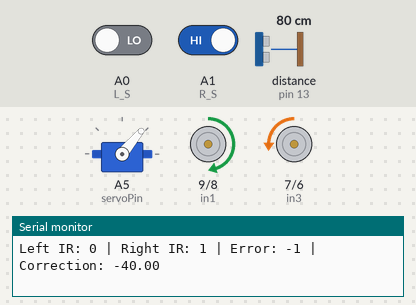
Recording of a sketch running on a simulated Arduino Uno, built with avr-gcc and run on an emulated ATmega328P. Parts: servo, motor-driver pin pairs drawn as motors (green arrow = first pin HIGH = forward, orange = second pin HIGH = backward, longer = more drive, scaled by the enable pin), the last lines printed to the serial monitor. Wiring (inferred from the names in the program): ultrasonic range finder: trigger pin 12; echo pin 13. The test bench sets the inputs (shaded band); at power-on: A0 (L_S) LOW, A1 (R_S) HIGH, distance to the obstacle (sensor on pin 13) 80 cm. The echo pulse lasts 58.3 µs per cm.

Above: at 1.5 s.
1.6 s: A0 (L_S) driven HIGH
At 2.4 s:
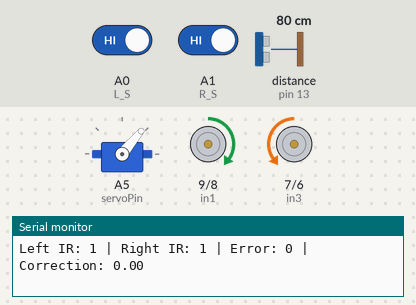
3.2 s: A1 (R_S) driven LOW
At 3.8 s:
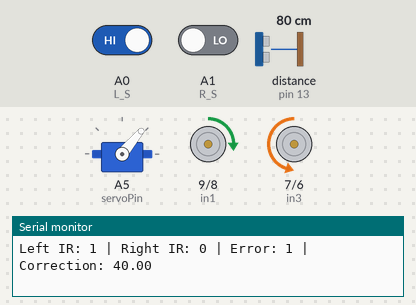
4.7 s: A0 (L_S) driven LOW
At 5.6 s:
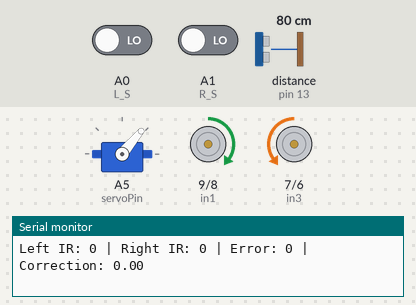
7.7 s: distance to the obstacle (sensor on pin 13) set to 24 cm
10.7 s: distance to the obstacle (sensor on pin 13) set to 19 cm
At 10.88 s:
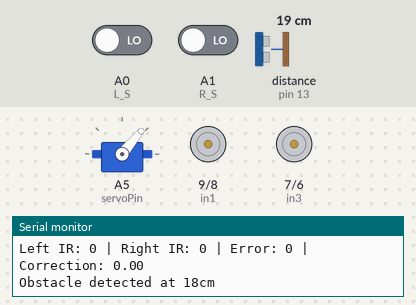
13.7 s: A1 (R_S) driven HIGH
Timing chart, 0 to 16.5 s (numbered marks = the images above; inputs shaded):
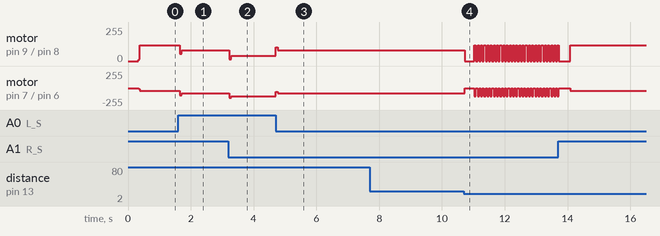

Measured:
- the behaviour switches between 22 and 21 cm on distance to the obstacle (sensor on pin 13) (found by bisection; images 3 and 4)
- after the input at 1.6 s, motor on pin 9 (in1) / pin 8 (in2): forward 120/255 → forward 80/255 after 0.05 s; motor on pin 7 (in3) / pin 6 (in4): backward 40/255 → backward 80/255 after 0.05 s
- after the input at 3.2 s, motor on pin 9 (in1) / pin 8 (in2): forward 80/255 → forward 40/255 at once; motor on pin 7 (in3) / pin 6 (in4): backward 80/255 → backward 120/255 at once
- after the input at 4.7 s, motor on pin 9 (in1) / pin 8 (in2): forward 40/255 → forward 105/255 at once, → forward 80/255 0.06 s later; motor on pin 7 (in3) / pin 6 (in4): backward 120/255 → backward 55/255 at once, → backward 80/255 0.06 s later
- after the input at 10.7 s, motor on pin 9 (in1) / pin 8 (in2): forward 80/255 → stopped at once, then repeats every 0.10 s: forward 120/255 0.05 s, stopped 0.05 s; motor on pin 7 (in3) / pin 6 (in4): backward 80/255 → stopped at once, then repeats every 0.10 s: backward 120/255 0.05 s, stopped 0.05 s

The sketch:

Last_Update_3_PID.ino
```cpp
// PID-based Line Follower with Obstacle & Color Detection + Ramp-Up Acceleration
#include <Servo.h>

// Motor pins
#define enA 10
#define in1 9
#define in2 8
#define in3 7
#define in4 6
#define enB 5

// Sensor & control pins
#define L_S A0
#define R_S A1
#define trigPin 12
#define echoPin 13
#define S0 11
#define S1 4
#define S2 3
#define S3 2
#define colorOut A2
#define servoPin A5

Servo scanServo;

// Motor speed control
int forwardSpeed = 90;
int baseSpeed = 80;
int maxSpeed = 150;

// Obstacle & approach config
int approachThreshold = 20;
int scanThreshold = 3;

// State tracking
bool ultrasonicEnabled = true;
bool approaching = false;
bool debug = true;
bool hasStarted = false;
String detectedColor = "UNKNOWN";

// PID control variables
float Kp = 40.0; // TRY 20 && 30  Abdo
//car turns too slow or doesn’t correct much → Increase Kp
//car oscillates (zig-zags side to side) → Decrease Kp

float Ki = 0.0;  // Try 0.5 when drifts off and does not return on lane again
float Kd = 25.0; // Try 15  //dampen the overshoot range (5 : 20) better
float lastError = 0;
float integral = 0;

void setup() {
  Serial.begin(9600);
  pinMode(R_S, INPUT); pinMode(L_S, INPUT);
  pinMode(enA, OUTPUT); pinMode(enB, OUTPUT);
  pinMode(in1, OUTPUT); pinMode(in2, OUTPUT);
  pinMode(in3, OUTPUT); pinMode(in4, OUTPUT);
  pinMode(trigPin, OUTPUT); pinMode(echoPin, INPUT);
  pinMode(S0, OUTPUT); pinMode(S1, OUTPUT);
  pinMode(S2, OUTPUT); pinMode(S3, OUTPUT);
  pinMode(colorOut, INPUT);
  digitalWrite(S0, HIGH); digitalWrite(S1, LOW);
  scanServo.attach(servoPin); scanServo.write(50);
  delay(300);
}

void loop() {
  int leftIR = digitalRead(L_S);
  int rightIR = digitalRead(R_S);
  int distance = ultrasonicEnabled ? getDistance() : 100;

  if (!approaching && distance > 0 && distance <= approachThreshold && leftIR == 0 && rightIR == 0) {
    approaching = true;
    if (debug) Serial.println("Obstacle detected at " + String(distance) + "cm");
    Stop(); delay(300);
  }

  if (approaching) {
    while (true) {
      distance = getDistance();
      if (distance <= scanThreshold || distance <= 0) break;
      leftIR = digitalRead(L_S); rightIR = digitalRead(R_S);
      if (leftIR == 1 || rightIR == 1) {
        if (debug) Serial.println("Lost line during approach! Aborting.");
        Stop(); delay(300); ultrasonicEnabled = true; approaching = false; return;
      }
      analogWrite(enA, 120); analogWrite(enB, 120);
      forward(); delay(50); Stop(); delay(50);
    }
    Stop(); delay(300);
    readColor(); handleDetectedColor(detectedColor);
    delay(500); ultrasonicEnabled = true; approaching = false; return;
  }

  lineFollowPID();
}

void lineFollowPID() {
  int left = digitalRead(L_S);
  int right = digitalRead(R_S);

  int error = 0;
  if (left == 0 && right == 1) error = -1;
  else if (left == 1 && right == 0) error = 1;
  else if (left == 1 && right == 1) error = 0;

  integral += error;
  float derivative = error - lastError;
  float correction = Kp * error + Ki * integral + Kd * derivative;

  int leftMotorSpeed = constrain(baseSpeed - correction, 0, maxSpeed);
  int rightMotorSpeed = constrain(baseSpeed + correction, 0, maxSpeed);

  if (!hasStarted) {
    rampUpToSpeed(min(leftMotorSpeed, rightMotorSpeed));
    hasStarted = true;
  } else {
    analogWrite(enA, leftMotorSpeed);
    analogWrite(enB, rightMotorSpeed);
    forward();
  }

  lastError = error;

  if (debug) {
    Serial.print("Left IR: "); Serial.print(left);
    Serial.print(" | Right IR: "); Serial.print(right);
    Serial.print(" | Error: "); Serial.print(error);
    Serial.print(" | Correction: "); Serial.println(correction);
  }
}

void rampUpToSpeed(int targetSpeed) {
  for (int s = 0; s <= targetSpeed; s += 5) {
    analogWrite(enA, s);
    analogWrite(enB, s);
    forward();
    delay(15);
  }
}

void forward() {
  digitalWrite(in1, HIGH); digitalWrite(in2, LOW);
  digitalWrite(in3, LOW); digitalWrite(in4, HIGH);
}

void backward() {
  digitalWrite(in1, LOW); digitalWrite(in2, HIGH);
  digitalWrite(in3, HIGH); digitalWrite(in4, LOW);
}

void Stop() {
  digitalWrite(in1, LOW); digitalWrite(in2, LOW);
  digitalWrite(in3, LOW); digitalWrite(in4, LOW);
}

int getDistance() {
  digitalWrite(trigPin, LOW); delayMicroseconds(2);
  digitalWrite(trigPin, HIGH); delayMicroseconds(10);
  digitalWrite(trigPin, LOW);
  long duration = pulseIn(echoPin, HIGH, 20000);
  return duration * 0.034 / 2;
}

void readColor() {
  unsigned int red, green, blue;
  digitalWrite(S2, LOW); digitalWrite(S3, LOW); red = pulseIn(colorOut, LOW);
  digitalWrite(S2, HIGH); digitalWrite(S3, HIGH); green = pulseIn(colorOut, LOW);
  digitalWrite(S2, LOW); digitalWrite(S3, HIGH); blue = pulseIn(colorOut, LOW);

  if (red < green && red < blue) detectedColor = "RED";
  else if (green < red && green < blue) detectedColor = "GREEN";
  else if (blue < red && blue < green) detectedColor = "BLUE";
  else detectedColor = "UNKNOWN";

  if (debug) {
    Serial.print("R="); Serial.print(red);
    Serial.print(" G="); Serial.print(green);
    Serial.print(" B="); Serial.println(blue);
    Serial.println("Detected Color: " + detectedColor);
  }
}

void handleDetectedColor(String color) {
  if (color == "RED") {
    driveBackwards(5); scanWithServo(); rotate180();
    if (debug) Serial.println("RED maneuver complete → Resuming line following");
  } else if (color == "GREEN") {
    driveForward(40, 100); Stop(); delay(300); driveBackwards(40);
  } else if (color == "BLUE") {
    driveBackwards(5); scanWithServo(); rotate90(); driveBackwards(30);
    Stop(); if (debug) Serial.println("BLUE maneuver complete → Parked");
    while (true);
  } else {
    if (debug) Serial.println("Obstacle is " + color + " → Stopping");
    Stop();
  }
}

void driveForward(int cm, int speed = forwardSpeed) {
  int t = cm * 30;
  analogWrite(enA, speed); analogWrite(enB, speed);
  forward(); delay(t); Stop(); delay(200);
}

void driveBackwards(int cm) {
  int t = cm * 30;
  analogWrite(enA, forwardSpeed); analogWrite(enB, forwardSpeed);
  backward(); delay(t); Stop(); delay(200);
}

void rotate180() {
  int rotateSpeed = 100;
  analogWrite(enA, rotateSpeed); analogWrite(enB, rotateSpeed);
  digitalWrite(in1, LOW); digitalWrite(in2, HIGH);
  digitalWrite(in3, LOW); digitalWrite(in4, HIGH);
  delay(900); Stop(); delay(200);
}

void rotate90() {
  int rotateSpeed = 100;
  analogWrite(enA, rotateSpeed); analogWrite(enB, rotateSpeed);
  digitalWrite(in1, LOW); digitalWrite(in2, HIGH);
  digitalWrite(in3, LOW); digitalWrite(in4, HIGH);
  delay(450); Stop(); delay(200);
}

void scanWithServo() {
  scanServo.write(50); delay(300);
  scanServo.write(100); if (debug) Serial.println("Scanning left..."); delay(500);
  scanServo.write(0);   if (debug) Serial.println("Scanning right..."); delay(500);
  scanServo.write(50);  if (debug) Serial.println("Returning to center..."); delay(500);
}
```
